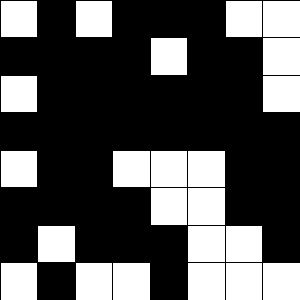
Frame 1 (no input)
Frame 60 (the mouse pressed at the canvas centre just before this capture): identical to frame 1, image omitted
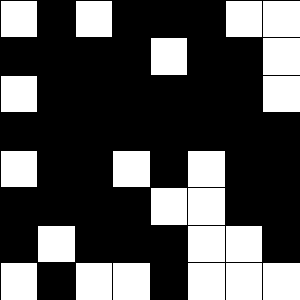
Frame 120 (the mouse held since frame 60 and released just before this capture)

The Processing sketch that drew these frames (run headless with seeded random() and noise(); from frame 60 on, the mouse is pressed at the canvas centre):

// Processing sketch: processing_54536
// ── processing_54536.pde

// a 2-dimensional array
// when the mouse is pressed, we will toggle the state of 
// variables in the "state" array
boolean state[][] = new boolean[8][8];

void setup() {
  size(300, 300);
  //state[0][0] = true;
  //state[6][3] = true;
  for (int i=0; i < 8; i++) {
    for (int j=0; j < 8; j++) {
       if ( random(1) > 0.5 ) state[i][j] = true;
    }
  }
}

void draw() {
  for (int i=0; i < 8; i++) {
    for (int j=0; j < 8; j++) {
      if (state[i][j] == true) fill(255);
      else fill(0);
      float w = width/8.0;
      float x = i*w;
      float y = j*w;
      rect(x, y, w, w);
    }  
  }
}

void mousePressed() {
  float w = width/8.0;
  int i = int(mouseX/w);
  int j = int(mouseY/w);
  state[i][j] = !state[i][j];  
}
